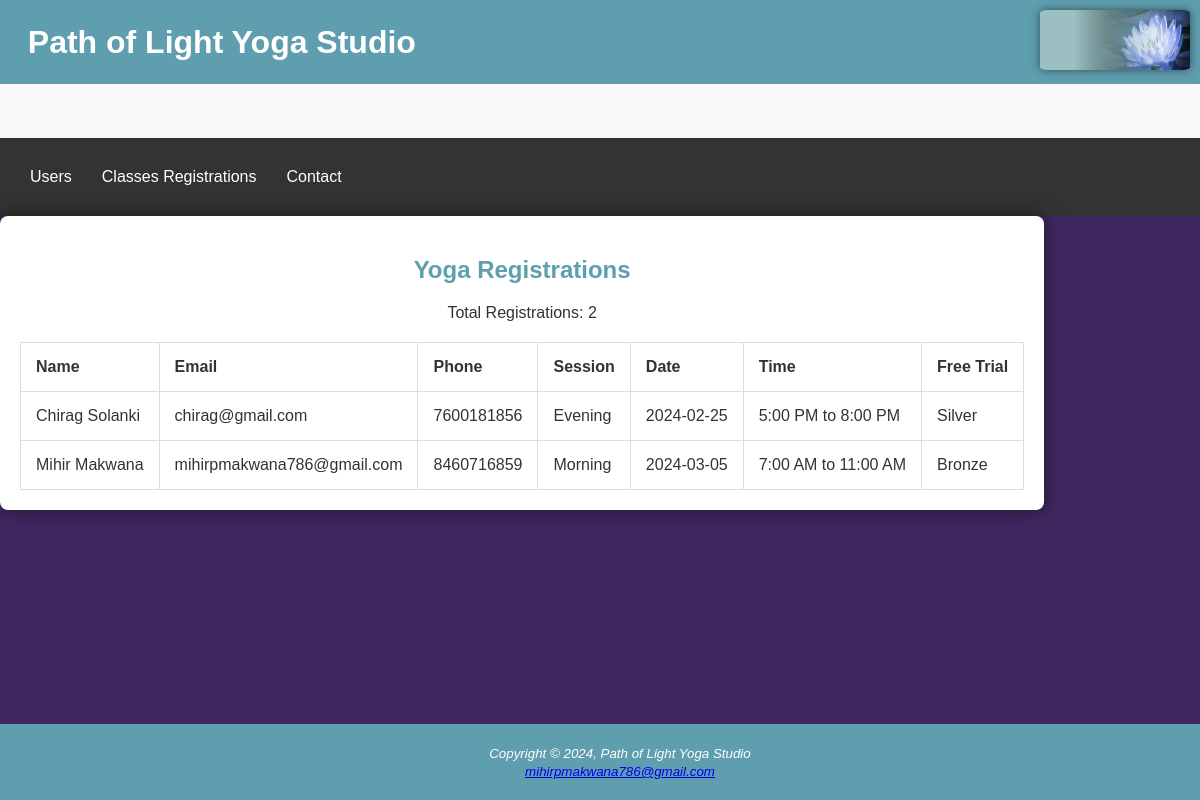
/PHP_Files/Admin/registration.php, run on the app's committed database.
### tables this page shows
CREATE TABLE `yoga_registrations` (
  `name` varchar(255) NOT NULL,
  `username` varchar(20) NOT NULL,
  `email` varchar(35) NOT NULL,
  `phone` varchar(10) NOT NULL,
  `session` varchar(20) NOT NULL,
  `date` date NOT NULL,
  `time` varchar(100) NOT NULL,
  `free_trial` varchar(25) NOT NULL
);

### PHP_Files/Admin/registration.php (the view, shortened to what this page needs)
<?php
require 'admin.php';
$conn = new mysqli("localhost", "root", "", "wdm");
$registrations_query = "SELECT * FROM yoga_registrations";
$registrations_result = $conn->query($registrations_query);
$registrations_count = $registrations_result->num_rows;
if ($registrations_count > 0) {
?>
<div class="wrap2">
    <h2>Yoga Registrations</h2>
    <p>Total Registrations: <?php echo $registrations_count; ?></p>
    <table style="text-align: center;">
        <tr>
            <th>Name</th>
            <th>Email</th>
            <th>Phone</th>
            <th>Session</th>
            <th>Date</th>
            <th>Time</th>
            <th>Free Trial</th>
        </tr>
        <?php
        while ($row = $registrations_result->fetch_assoc()) {
            echo "<tr>";
            echo "<td>" . $row['name'] . "</td>";
            echo "<td>" . $row['email'] . "</td>";
            echo "<td>" . $row['phone'] . "</td>";
            echo "<td>" . $row['session'] . "</td>";
            echo "<td>" . $row['date'] . "</td>";
            echo "<td>" . $row['time'] . "</td>";
            echo "<td>" . $row['free_trial'] . "</td>";
            echo "</tr>";
        }
        ?>
    </table>
</div>
<?php
} else {
    echo "No registrations found.";
}

### PHP_Files/yoga.css (style rules this page uses)
body { color: #3F2860; background-color: #F5F5F5; font-family: "Tahoma", Sans-serif; }
html { background-color: #3F2860; }
.wrap2 { position: absolute; display: inline-block; padding: 20px; }

### PHP_Files/Admin/admin.php (style rules this page uses)
body { color: #333; background-color: #f8f8f8; font-family: "Arial", sans-serif; margin: 0; }
.wrap2 { padding: 20px; background-color: #fff; box-shadow: 0 0 20px rgba(0, 0, 0, 0.5); border-radius: 8px; text-align: center; margin-bottom: 20px; }
h2 { color: #5e9eaf; }
table { width: 100%; border-collapse: collapse; margin-top: 20px; }
table, th, td { border: 1px solid #ddd; }
th, td { padding: 15px; text-align: left; }

### data on the page
yoga_registrations: name "Chirag Solanki", email "chirag@gmail.com", phone "7600181856", session "Evening", date "2024-02-25", time "5:00 PM to 8:00 PM", free_trial "Silver"
yoga_registrations: name "Mihir Makwana", email "mihirpmakwana786@gmail.com", phone "8460716859", session "Morning", date "2024-03-05", time "7:00 AM to 11:00 AM", free_trial "Bronze"

### other printed values
$registrations_count "2"
